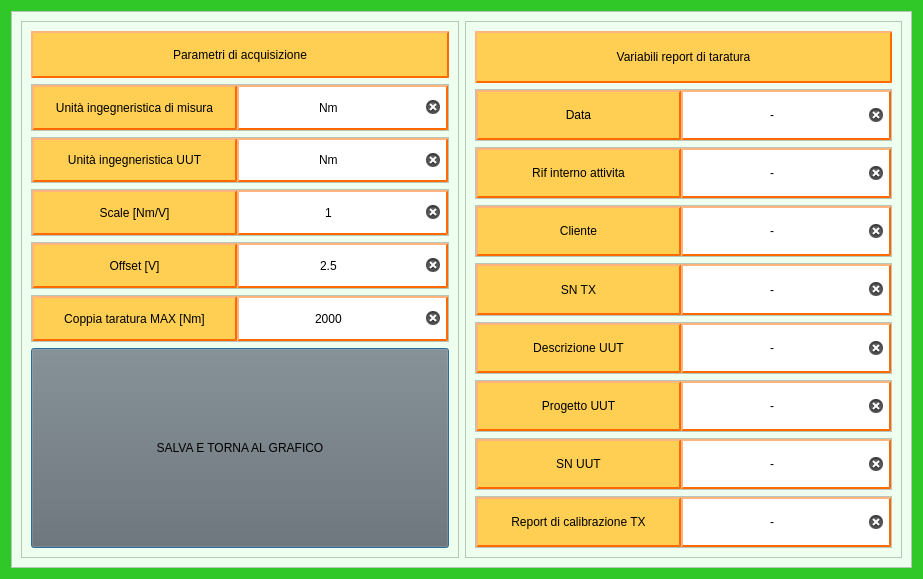
<?xml version="1.0" encoding="UTF-8"?>
<ui version="4.0">
 <class>Dialog_csv_euramet</class>
 <widget class="QDialog" name="Dialog_csv_euramet">
  <property name="geometry">
   <rect>
    <x>0</x>
    <y>0</y>
    <width>923</width>
    <height>579</height>
   </rect>
  </property>
  <property name="windowTitle">
   <string>Dialog</string>
  </property>
  <property name="styleSheet">
   <string notr="true">background-color: rgb(48, 199, 40);</string>
  </property>
  <layout class="QGridLayout" name="gridLayout">
   <item row="0" column="1">
    <widget class="QFrame" name="frame">
     <property name="styleSheet">
      <string notr="true">background-color: rgb(238, 255, 239);</string>
     </property>
     <property name="frameShape">
      <enum>QFrame::StyledPanel</enum>
     </property>
     <property name="frameShadow">
      <enum>QFrame::Raised</enum>
     </property>
     <layout class="QGridLayout" name="gridLayout_2">
      <item row="0" column="0">
       <widget class="QFrame" name="frame_2">
        <property name="frameShape">
         <enum>QFrame::StyledPanel</enum>
        </property>
        <property name="frameShadow">
         <enum>QFrame::Raised</enum>
        </property>
        <layout class="QVBoxLayout" name="verticalLayout">
         <item>
          <widget class="QLabel" name="label">
           <property name="styleSheet">
            <string notr="true">QLabel{
	background-color:rgb(255, 207, 84); 
	border-style: outset;
    border-width: 2px;
    border-color: rgb(255, 106, 0);
	border-radius: 0px;
	color: rgb(0,0,0);
}
</string>
           </property>
           <property name="text">
            <string>Parametri di acquisizione</string>
           </property>
           <property name="alignment">
            <set>Qt::AlignCenter</set>
           </property>
          </widget>
         </item>
         <item>
          <widget class="QFrame" name="frame_4">
           <property name="frameShape">
            <enum>QFrame::StyledPanel</enum>
           </property>
           <property name="frameShadow">
            <enum>QFrame::Raised</enum>
           </property>
           <layout class="QHBoxLayout" name="horizontalLayout_2">
            <property name="spacing">
             <number>0</number>
            </property>
            <property name="leftMargin">
             <number>0</number>
            </property>
            <property name="topMargin">
             <number>0</number>
            </property>
            <property name="rightMargin">
             <number>0</number>
            </property>
            <property name="bottomMargin">
             <number>0</number>
            </property>
            <item>
             <widget class="QLabel" name="label_unita_ingegneristica_di_misura">
              <property name="minimumSize">
               <size>
                <width>205</width>
                <height>0</height>
               </size>
              </property>
              <property name="styleSheet">
               <string notr="true">QLabel{
	background-color:rgb(255, 207, 84); 
	border-style: outset;
    border-width: 2px;
    border-color: rgb(255, 106, 0);
	border-radius: 0px;
	color: rgb(0,0,0);
}
</string>
              </property>
              <property name="text">
               <string>Unità ingegneristica di misura</string>
              </property>
              <property name="alignment">
               <set>Qt::AlignCenter</set>
              </property>
             </widget>
            </item>
            <item>
             <widget class="QLineEdit" name="lineEdit_unita_ingegneristica_di_misura">
              <property name="sizePolicy">
               <sizepolicy hsizetype="Expanding" vsizetype="Preferred">
                <horstretch>0</horstretch>
                <verstretch>0</verstretch>
               </sizepolicy>
              </property>
              <property name="styleSheet">
               <string notr="true">QWidget{
	background-color:rgb(255, 255, 255); 
	border-style: outset;
    border-width: 2px;
    border-color: rgb(255, 106, 0);
	border-radius: 0px;
	color: rgb(0,0,0);
}</string>
              </property>
              <property name="text">
               <string>Nm</string>
              </property>
              <property name="alignment">
               <set>Qt::AlignCenter</set>
              </property>
              <property name="clearButtonEnabled">
               <bool>true</bool>
              </property>
             </widget>
            </item>
           </layout>
          </widget>
         </item>
         <item>
          <widget class="QFrame" name="frame_5">
           <property name="frameShape">
            <enum>QFrame::StyledPanel</enum>
           </property>
           <property name="frameShadow">
            <enum>QFrame::Raised</enum>
           </property>
           <layout class="QHBoxLayout" name="horizontalLayout_3">
            <property name="spacing">
             <number>0</number>
            </property>
            <property name="leftMargin">
             <number>0</number>
            </property>
            <property name="topMargin">
             <number>0</number>
            </property>
            <property name="rightMargin">
             <number>0</number>
            </property>
            <property name="bottomMargin">
             <number>0</number>
            </property>
            <item>
             <widget class="QLabel" name="label_unita_ingegneristica_UUT">
              <property name="minimumSize">
               <size>
                <width>205</width>
                <height>0</height>
               </size>
              </property>
              <property name="styleSheet">
               <string notr="true">QLabel{
	background-color:rgb(255, 207, 84); 
	border-style: outset;
    border-width: 2px;
    border-color: rgb(255, 106, 0);
	border-radius: 0px;
	color: rgb(0,0,0);
}
</string>
              </property>
              <property name="text">
               <string>Unità ingegneristica UUT</string>
              </property>
              <property name="alignment">
               <set>Qt::AlignCenter</set>
              </property>
             </widget>
            </item>
            <item>
             <widget class="QLineEdit" name="lineEdit_unita_ingegneristica_UUT">
              <property name="sizePolicy">
               <sizepolicy hsizetype="Expanding" vsizetype="Preferred">
                <horstretch>0</horstretch>
                <verstretch>0</verstretch>
               </sizepolicy>
              </property>
              <property name="styleSheet">
               <string notr="true">QWidget{
	background-color:rgb(255, 255, 255); 
	border-style: outset;
    border-width: 2px;
    border-color: rgb(255, 106, 0);
	border-radius: 0px;
	color: rgb(0,0,0);
}</string>
              </property>
              <property name="text">
               <string>Nm</string>
              </property>
              <property name="alignment">
               <set>Qt::AlignCenter</set>
              </property>
              <property name="clearButtonEnabled">
               <bool>true</bool>
              </property>
             </widget>
            </item>
           </layout>
          </widget>
         </item>
         <item>
          <widget class="QFrame" name="frame_6">
           <property name="frameShape">
            <enum>QFrame::StyledPanel</enum>
           </property>
           <property name="frameShadow">
            <enum>QFrame::Raised</enum>
           </property>
           <layout class="QHBoxLayout" name="horizontalLayout_4">
            <property name="spacing">
             <number>0</number>
            </property>
            <property name="leftMargin">
             <number>0</number>
            </property>
            <property name="topMargin">
             <number>0</number>
            </property>
            <property name="rightMargin">
             <number>0</number>
            </property>
            <property name="bottomMargin">
             <number>0</number>
            </property>
            <item>
             <widget class="QLabel" name="label_scale">
              <property name="minimumSize">
               <size>
                <width>205</width>
                <height>0</height>
               </size>
              </property>
              <property name="styleSheet">
               <string notr="true">QLabel{
	background-color:rgb(255, 207, 84); 
	border-style: outset;
    border-width: 2px;
    border-color: rgb(255, 106, 0);
	border-radius: 0px;
	color: rgb(0,0,0);
}
</string>
              </property>
              <property name="text">
               <string>Scale [Nm/V]</string>
              </property>
              <property name="alignment">
               <set>Qt::AlignCenter</set>
              </property>
             </widget>
            </item>
            <item>
             <widget class="QLineEdit" name="lineEdit_scale">
              <property name="sizePolicy">
               <sizepolicy hsizetype="Expanding" vsizetype="Preferred">
                <horstretch>0</horstretch>
                <verstretch>0</verstretch>
               </sizepolicy>
              </property>
              <property name="styleSheet">
               <string notr="true">QWidget{
	background-color:rgb(255, 255, 255); 
	border-style: outset;
    border-width: 2px;
    border-color: rgb(255, 106, 0);
	border-radius: 0px;
	color: rgb(0,0,0);
}</string>
              </property>
              <property name="text">
               <string>1</string>
              </property>
              <property name="alignment">
               <set>Qt::AlignCenter</set>
              </property>
              <property name="clearButtonEnabled">
               <bool>true</bool>
              </property>
             </widget>
            </item>
           </layout>
          </widget>
         </item>
         <item>
          <widget class="QFrame" name="frame_7">
           <property name="frameShape">
            <enum>QFrame::StyledPanel</enum>
           </property>
           <property name="frameShadow">
            <enum>QFrame::Raised</enum>
           </property>
           <layout class="QHBoxLayout" name="horizontalLayout_5">
            <property name="spacing">
             <number>0</number>
            </property>
            <property name="leftMargin">
             <number>0</number>
            </property>
            <property name="topMargin">
             <number>0</number>
            </property>
            <property name="rightMargin">
             <number>0</number>
            </property>
            <property name="bottomMargin">
             <number>0</number>
            </property>
            <item>
             <widget class="QLabel" name="label_offset">
              <property name="minimumSize">
               <size>
                <width>205</width>
                <height>0</height>
               </size>
              </property>
              <property name="styleSheet">
               <string notr="true">QLabel{
	background-color:rgb(255, 207, 84); 
	border-style: outset;
    border-width: 2px;
    border-color: rgb(255, 106, 0);
	border-radius: 0px;
	color: rgb(0,0,0);
}
</string>
              </property>
              <property name="text">
               <string>Offset [V]</string>
              </property>
              <property name="alignment">
               <set>Qt::AlignCenter</set>
              </property>
             </widget>
            </item>
            <item>
             <widget class="QLineEdit" name="lineEdit_offset">
              <property name="sizePolicy">
               <sizepolicy hsizetype="Expanding" vsizetype="Preferred">
                <horstretch>0</horstretch>
                <verstretch>0</verstretch>
               </sizepolicy>
              </property>
              <property name="styleSheet">
               <string notr="true">QWidget{
	background-color:rgb(255, 255, 255); 
	border-style: outset;
    border-width: 2px;
    border-color: rgb(255, 106, 0);
	border-radius: 0px;
	color: rgb(0,0,0);
}</string>
              </property>
              <property name="text">
               <string>2.5</string>
              </property>
              <property name="alignment">
               <set>Qt::AlignCenter</set>
              </property>
              <property name="clearButtonEnabled">
               <bool>true</bool>
              </property>
             </widget>
            </item>
           </layout>
          </widget>
         </item>
         <item>
          <widget class="QFrame" name="frame_8">
           <property name="frameShape">
            <enum>QFrame::StyledPanel</enum>
           </property>
           <property name="frameShadow">
            <enum>QFrame::Raised</enum>
           </property>
           <layout class="QHBoxLayout" name="horizontalLayout_6">
            <property name="spacing">
             <number>0</number>
            </property>
            <property name="leftMargin">
             <number>0</number>
            </property>
            <property name="topMargin">
             <number>0</number>
            </property>
            <property name="rightMargin">
             <number>0</number>
            </property>
            <property name="bottomMargin">
             <number>0</number>
            </property>
            <item>
             <widget class="QLabel" name="label_coppia_taratura_max">
              <property name="minimumSize">
               <size>
                <width>205</width>
                <height>0</height>
               </size>
              </property>
              <property name="styleSheet">
               <string notr="true">QLabel{
	background-color:rgb(255, 207, 84); 
	border-style: outset;
    border-width: 2px;
    border-color: rgb(255, 106, 0);
	border-radius: 0px;
	color: rgb(0,0,0);
}
</string>
              </property>
              <property name="text">
               <string>Coppia taratura MAX [Nm]</string>
              </property>
              <property name="alignment">
               <set>Qt::AlignCenter</set>
              </property>
             </widget>
            </item>
            <item>
             <widget class="QLineEdit" name="lineEdit_coppia_taratura_max">
              <property name="sizePolicy">
               <sizepolicy hsizetype="Expanding" vsizetype="Preferred">
                <horstretch>0</horstretch>
                <verstretch>0</verstretch>
               </sizepolicy>
              </property>
              <property name="styleSheet">
               <string notr="true">QWidget{
	background-color:rgb(255, 255, 255); 
	border-style: outset;
    border-width: 2px;
    border-color: rgb(255, 106, 0);
	border-radius: 0px;
	color: rgb(0,0,0);
}</string>
              </property>
              <property name="text">
               <string>2000</string>
              </property>
              <property name="alignment">
               <set>Qt::AlignCenter</set>
              </property>
              <property name="clearButtonEnabled">
               <bool>true</bool>
              </property>
             </widget>
            </item>
           </layout>
          </widget>
         </item>
         <item>
          <widget class="QPushButton" name="pushButton_save_and_back">
           <property name="sizePolicy">
            <sizepolicy hsizetype="Minimum" vsizetype="Expanding">
             <horstretch>0</horstretch>
             <verstretch>0</verstretch>
            </sizepolicy>
           </property>
           <property name="maximumSize">
            <size>
             <width>16777215</width>
             <height>200</height>
            </size>
           </property>
           <property name="cursor">
            <cursorShape>PointingHandCursor</cursorShape>
           </property>
           <property name="styleSheet">
            <string notr="true">QPushButton{
	border-width: 1px;
	background-color:rgb(107, 107, 107);
	color: rgb(0, 0, 0);
}

QPushButton::pressed{
	border-width: 1px;
	background-color:rgb(56, 56, 56);
	color: rgb(0, 0, 0);


}</string>
           </property>
           <property name="text">
            <string>SALVA E TORNA AL GRAFICO</string>
           </property>
          </widget>
         </item>
        </layout>
       </widget>
      </item>
      <item row="0" column="1">
       <widget class="QFrame" name="frame_3">
        <property name="frameShape">
         <enum>QFrame::StyledPanel</enum>
        </property>
        <property name="frameShadow">
         <enum>QFrame::Raised</enum>
        </property>
        <layout class="QVBoxLayout" name="verticalLayout_2">
         <item>
          <widget class="QLabel" name="label_2">
           <property name="styleSheet">
            <string notr="true">QLabel{
	background-color:rgb(255, 207, 84); 
	border-style: outset;
    border-width: 2px;
    border-color: rgb(255, 106, 0);
	border-radius: 0px;
	color: rgb(0,0,0);
}
</string>
           </property>
           <property name="text">
            <string>Variabili report di taratura</string>
           </property>
           <property name="alignment">
            <set>Qt::AlignCenter</set>
           </property>
          </widget>
         </item>
         <item>
          <widget class="QFrame" name="frame_9">
           <property name="frameShape">
            <enum>QFrame::StyledPanel</enum>
           </property>
           <property name="frameShadow">
            <enum>QFrame::Raised</enum>
           </property>
           <layout class="QHBoxLayout" name="horizontalLayout_7">
            <property name="spacing">
             <number>0</number>
            </property>
            <property name="leftMargin">
             <number>0</number>
            </property>
            <property name="topMargin">
             <number>0</number>
            </property>
            <property name="rightMargin">
             <number>0</number>
            </property>
            <property name="bottomMargin">
             <number>0</number>
            </property>
            <item>
             <widget class="QLabel" name="label_data">
              <property name="minimumSize">
               <size>
                <width>205</width>
                <height>0</height>
               </size>
              </property>
              <property name="styleSheet">
               <string notr="true">QLabel{
	background-color:rgb(255, 207, 84); 
	border-style: outset;
    border-width: 2px;
    border-color: rgb(255, 106, 0);
	border-radius: 0px;
	color: rgb(0,0,0);
}
</string>
              </property>
              <property name="text">
               <string>Data</string>
              </property>
              <property name="alignment">
               <set>Qt::AlignCenter</set>
              </property>
             </widget>
            </item>
            <item>
             <widget class="QLineEdit" name="lineEdit_data">
              <property name="sizePolicy">
               <sizepolicy hsizetype="Expanding" vsizetype="Preferred">
                <horstretch>0</horstretch>
                <verstretch>0</verstretch>
               </sizepolicy>
              </property>
              <property name="styleSheet">
               <string notr="true">QWidget{
	background-color:rgb(255, 255, 255); 
	border-style: outset;
    border-width: 2px;
    border-color: rgb(255, 106, 0);
	border-radius: 0px;
	color: rgb(0,0,0);
}</string>
              </property>
              <property name="text">
               <string>-</string>
              </property>
              <property name="alignment">
               <set>Qt::AlignCenter</set>
              </property>
              <property name="clearButtonEnabled">
               <bool>true</bool>
              </property>
             </widget>
            </item>
           </layout>
          </widget>
         </item>
         <item>
          <widget class="QFrame" name="frame_10">
           <property name="frameShape">
            <enum>QFrame::StyledPanel</enum>
           </property>
           <property name="frameShadow">
            <enum>QFrame::Raised</enum>
           </property>
           <layout class="QHBoxLayout" name="horizontalLayout_8">
            <property name="spacing">
             <number>0</number>
            </property>
            <property name="leftMargin">
             <number>0</number>
            </property>
            <property name="topMargin">
             <number>0</number>
            </property>
            <property name="rightMargin">
             <number>0</number>
            </property>
            <property name="bottomMargin">
             <number>0</number>
            </property>
            <item>
             <widget class="QLabel" name="label_rif_interno_attivita">
              <property name="minimumSize">
               <size>
                <width>205</width>
                <height>0</height>
               </size>
              </property>
              <property name="styleSheet">
               <string notr="true">QLabel{
	background-color:rgb(255, 207, 84); 
	border-style: outset;
    border-width: 2px;
    border-color: rgb(255, 106, 0);
	border-radius: 0px;
	color: rgb(0,0,0);
}
</string>
              </property>
              <property name="text">
               <string>Rif interno attivita</string>
              </property>
              <property name="alignment">
               <set>Qt::AlignCenter</set>
              </property>
             </widget>
            </item>
            <item>
             <widget class="QLineEdit" name="lineEdit_rif_interno_attivita">
              <property name="sizePolicy">
               <sizepolicy hsizetype="Expanding" vsizetype="Preferred">
                <horstretch>0</horstretch>
                <verstretch>0</verstretch>
               </sizepolicy>
              </property>
              <property name="styleSheet">
               <string notr="true">QWidget{
	background-color:rgb(255, 255, 255); 
	border-style: outset;
    border-width: 2px;
    border-color: rgb(255, 106, 0);
	border-radius: 0px;
	color: rgb(0,0,0);
}</string>
              </property>
              <property name="text">
               <string>-</string>
              </property>
              <property name="alignment">
               <set>Qt::AlignCenter</set>
              </property>
              <property name="clearButtonEnabled">
               <bool>true</bool>
              </property>
             </widget>
            </item>
           </layout>
          </widget>
         </item>
         <item>
          <widget class="QFrame" name="frame_11">
           <property name="frameShape">
            <enum>QFrame::StyledPanel</enum>
           </property>
           <property name="frameShadow">
            <enum>QFrame::Raised</enum>
           </property>
           <layout class="QHBoxLayout" name="horizontalLayout_9">
            <property name="spacing">
             <number>0</number>
            </property>
            <property name="leftMargin">
             <number>0</number>
            </property>
            <property name="topMargin">
             <number>0</number>
            </property>
            <property name="rightMargin">
             <number>0</number>
            </property>
            <property name="bottomMargin">
             <number>0</number>
            </property>
            <item>
             <widget class="QLabel" name="label_cliente">
              <property name="minimumSize">
               <size>
                <width>205</width>
                <height>0</height>
               </size>
              </property>
              <property name="styleSheet">
               <string notr="true">QLabel{
	background-color:rgb(255, 207, 84); 
	border-style: outset;
    border-width: 2px;
    border-color: rgb(255, 106, 0);
	border-radius: 0px;
	color: rgb(0,0,0);
}
</string>
              </property>
              <property name="text">
               <string>Cliente</string>
              </property>
              <property name="alignment">
               <set>Qt::AlignCenter</set>
              </property>
             </widget>
            </item>
            <item>
             <widget class="QLineEdit" name="lineEdit_cliente">
              <property name="sizePolicy">
               <sizepolicy hsizetype="Expanding" vsizetype="Preferred">
                <horstretch>0</horstretch>
                <verstretch>0</verstretch>
               </sizepolicy>
              </property>
              <property name="styleSheet">
               <string notr="true">QWidget{
	background-color:rgb(255, 255, 255); 
	border-style: outset;
    border-width: 2px;
    border-color: rgb(255, 106, 0);
	border-radius: 0px;
	color: rgb(0,0,0);
}</string>
              </property>
              <property name="text">
               <string>-</string>
              </property>
              <property name="alignment">
               <set>Qt::AlignCenter</set>
              </property>
              <property name="clearButtonEnabled">
               <bool>true</bool>
              </property>
             </widget>
            </item>
           </layout>
          </widget>
         </item>
         <item>
          <widget class="QFrame" name="frame_12">
           <property name="frameShape">
            <enum>QFrame::StyledPanel</enum>
           </property>
           <property name="frameShadow">
            <enum>QFrame::Raised</enum>
           </property>
           <layout class="QHBoxLayout" name="horizontalLayout_10">
            <property name="spacing">
             <number>0</number>
            </property>
            <property name="leftMargin">
             <number>0</number>
            </property>
            <property name="topMargin">
             <number>0</number>
            </property>
            <property name="rightMargin">
             <number>0</number>
            </property>
            <property name="bottomMargin">
             <number>0</number>
            </property>
            <item>
             <widget class="QLabel" name="label_SN_TX">
              <property name="minimumSize">
               <size>
                <width>205</width>
                <height>0</height>
               </size>
              </property>
              <property name="styleSheet">
               <string notr="true">QLabel{
	background-color:rgb(255, 207, 84); 
	border-style: outset;
    border-width: 2px;
    border-color: rgb(255, 106, 0);
	border-radius: 0px;
	color: rgb(0,0,0);
}
</string>
              </property>
              <property name="text">
               <string>SN TX</string>
              </property>
              <property name="alignment">
               <set>Qt::AlignCenter</set>
              </property>
             </widget>
            </item>
            <item>
             <widget class="QLineEdit" name="lineEdit_SN_TX">
              <property name="sizePolicy">
               <sizepolicy hsizetype="Expanding" vsizetype="Preferred">
                <horstretch>0</horstretch>
                <verstretch>0</verstretch>
               </sizepolicy>
              </property>
              <property name="styleSheet">
               <string notr="true">QWidget{
	background-color:rgb(255, 255, 255); 
	border-style: outset;
    border-width: 2px;
    border-color: rgb(255, 106, 0);
	border-radius: 0px;
	color: rgb(0,0,0);
}</string>
              </property>
              <property name="text">
               <string>-</string>
              </property>
              <property name="alignment">
               <set>Qt::AlignCenter</set>
              </property>
              <property name="clearButtonEnabled">
               <bool>true</bool>
              </property>
             </widget>
            </item>
           </layout>
          </widget>
         </item>
         <item>
          <widget class="QFrame" name="frame_13">
           <property name="frameShape">
            <enum>QFrame::StyledPanel</enum>
           </property>
           <property name="frameShadow">
            <enum>QFrame::Raised</enum>
           </property>
           <layout class="QHBoxLayout" name="horizontalLayout_11">
            <property name="spacing">
             <number>0</number>
            </property>
            <property name="leftMargin">
             <number>0</number>
            </property>
            <property name="topMargin">
             <number>0</number>
            </property>
            <property name="rightMargin">
             <number>0</number>
            </property>
            <property name="bottomMargin">
             <number>0</number>
            </property>
            <item>
             <widget class="QLabel" name="label_descrizione_UUT">
              <property name="minimumSize">
               <size>
                <width>205</width>
                <height>0</height>
               </size>
              </property>
              <property name="styleSheet">
               <string notr="true">QLabel{
	background-color:rgb(255, 207, 84); 
	border-style: outset;
    border-width: 2px;
    border-color: rgb(255, 106, 0);
	border-radius: 0px;
	color: rgb(0,0,0);
}
</string>
              </property>
              <property name="text">
               <string>Descrizione UUT</string>
              </property>
              <property name="alignment">
               <set>Qt::AlignCenter</set>
              </property>
             </widget>
            </item>
            <item>
             <widget class="QLineEdit" name="lineEdit_descrizione_UUT">
              <property name="sizePolicy">
               <sizepolicy hsizetype="Expanding" vsizetype="Preferred">
                <horstretch>0</horstretch>
                <verstretch>0</verstretch>
               </sizepolicy>
              </property>
              <property name="styleSheet">
               <string notr="true">QWidget{
	background-color:rgb(255, 255, 255); 
	border-style: outset;
    border-width: 2px;
    border-color: rgb(255, 106, 0);
	border-radius: 0px;
	color: rgb(0,0,0);
}</string>
              </property>
              <property name="text">
               <string>-</string>
              </property>
              <property name="alignment">
               <set>Qt::AlignCenter</set>
              </property>
              <property name="clearButtonEnabled">
               <bool>true</bool>
              </property>
             </widget>
            </item>
           </layout>
          </widget>
         </item>
         <item>
          <widget class="QFrame" name="frame_14">
           <property name="frameShape">
            <enum>QFrame::StyledPanel</enum>
           </property>
           <property name="frameShadow">
            <enum>QFrame::Raised</enum>
           </property>
           <layout class="QHBoxLayout" name="horizontalLayout_12">
            <property name="spacing">
             <number>0</number>
            </property>
            <property name="leftMargin">
             <number>0</number>
            </property>
            <property name="topMargin">
             <number>0</number>
            </property>
            <property name="rightMargin">
             <number>0</number>
            </property>
            <property name="bottomMargin">
             <number>0</number>
            </property>
            <item>
             <widget class="QLabel" name="label_progetto_UUT">
              <property name="minimumSize">
               <size>
                <width>205</width>
                <height>0</height>
               </size>
              </property>
              <property name="styleSheet">
               <string notr="true">QLabel{
	background-color:rgb(255, 207, 84); 
	border-style: outset;
    border-width: 2px;
    border-color: rgb(255, 106, 0);
	border-radius: 0px;
	color: rgb(0,0,0);
}
</string>
              </property>
              <property name="text">
               <string>Progetto UUT</string>
              </property>
              <property name="alignment">
               <set>Qt::AlignCenter</set>
              </property>
             </widget>
            </item>
            <item>
             <widget class="QLineEdit" name="lineEdit_progetto_UUT">
              <property name="sizePolicy">
               <sizepolicy hsizetype="Expanding" vsizetype="Preferred">
                <horstretch>0</horstretch>
                <verstretch>0</verstretch>
               </sizepolicy>
              </property>
              <property name="styleSheet">
               <string notr="true">QWidget{
	background-color:rgb(255, 255, 255); 
	border-style: outset;
    border-width: 2px;
    border-color: rgb(255, 106, 0);
	border-radius: 0px;
	color: rgb(0,0,0);
}</string>
              </property>
              <property name="text">
               <string>-</string>
              </property>
              <property name="alignment">
               <set>Qt::AlignCenter</set>
              </property>
              <property name="clearButtonEnabled">
               <bool>true</bool>
              </property>
             </widget>
            </item>
           </layout>
          </widget>
         </item>
         <item>
          <widget class="QFrame" name="frame_15">
           <property name="frameShape">
            <enum>QFrame::StyledPanel</enum>
           </property>
           <property name="frameShadow">
            <enum>QFrame::Raised</enum>
           </property>
           <layout class="QHBoxLayout" name="horizontalLayout_13">
            <property name="spacing">
             <number>0</number>
            </property>
            <property name="leftMargin">
             <number>0</number>
            </property>
            <property name="topMargin">
             <number>0</number>
            </property>
            <property name="rightMargin">
             <number>0</number>
            </property>
            <property name="bottomMargin">
             <number>0</number>
            </property>
            <item>
             <widget class="QLabel" name="label_SN_UUT">
              <property name="minimumSize">
               <size>
                <width>205</width>
                <height>0</height>
               </size>
              </property>
              <property name="styleSheet">
               <string notr="true">QLabel{
	background-color:rgb(255, 207, 84); 
	border-style: outset;
    border-width: 2px;
    border-color: rgb(255, 106, 0);
	border-radius: 0px;
	color: rgb(0,0,0);
}
</string>
              </property>
              <property name="text">
               <string>SN UUT</string>
              </property>
              <property name="alignment">
               <set>Qt::AlignCenter</set>
              </property>
             </widget>
            </item>
            <item>
             <widget class="QLineEdit" name="lineEdit_SN_UUT">
              <property name="sizePolicy">
               <sizepolicy hsizetype="Expanding" vsizetype="Preferred">
                <horstretch>0</horstretch>
                <verstretch>0</verstretch>
               </sizepolicy>
              </property>
              <property name="styleSheet">
               <string notr="true">QWidget{
	background-color:rgb(255, 255, 255); 
	border-style: outset;
    border-width: 2px;
    border-color: rgb(255, 106, 0);
	border-radius: 0px;
	color: rgb(0,0,0);
}</string>
              </property>
              <property name="text">
               <string>-</string>
              </property>
              <property name="alignment">
               <set>Qt::AlignCenter</set>
              </property>
              <property name="clearButtonEnabled">
               <bool>true</bool>
              </property>
             </widget>
            </item>
           </layout>
          </widget>
         </item>
         <item>
          <widget class="QFrame" name="frame_16">
           <property name="frameShape">
            <enum>QFrame::StyledPanel</enum>
           </property>
           <property name="frameShadow">
            <enum>QFrame::Raised</enum>
           </property>
           <layout class="QHBoxLayout" name="horizontalLayout_14">
            <property name="spacing">
             <number>0</number>
            </property>
            <property name="leftMargin">
             <number>0</number>
            </property>
            <property name="topMargin">
             <number>0</number>
            </property>
            <property name="rightMargin">
             <number>0</number>
            </property>
            <property name="bottomMargin">
             <number>0</number>
            </property>
            <item>
             <widget class="QLabel" name="label_report_calibrazione_TX">
              <property name="minimumSize">
               <size>
                <width>205</width>
                <height>0</height>
               </size>
              </property>
              <property name="styleSheet">
               <string notr="true">QLabel{
	background-color:rgb(255, 207, 84); 
	border-style: outset;
    border-width: 2px;
    border-color: rgb(255, 106, 0);
	border-radius: 0px;
	color: rgb(0,0,0);
}
</string>
              </property>
              <property name="text">
               <string>Report di calibrazione TX</string>
              </property>
              <property name="alignment">
               <set>Qt::AlignCenter</set>
              </property>
             </widget>
            </item>
            <item>
             <widget class="QLineEdit" name="lineEdit_report_calibrazione_TX">
              <property name="sizePolicy">
               <sizepolicy hsizetype="Expanding" vsizetype="Preferred">
                <horstretch>0</horstretch>
                <verstretch>0</verstretch>
               </sizepolicy>
              </property>
              <property name="styleSheet">
               <string notr="true">QWidget{
	background-color:rgb(255, 255, 255); 
	border-style: outset;
    border-width: 2px;
    border-color: rgb(255, 106, 0);
	border-radius: 0px;
	color: rgb(0,0,0);
}</string>
              </property>
              <property name="text">
               <string>-</string>
              </property>
              <property name="alignment">
               <set>Qt::AlignCenter</set>
              </property>
              <property name="clearButtonEnabled">
               <bool>true</bool>
              </property>
             </widget>
            </item>
           </layout>
          </widget>
         </item>
        </layout>
       </widget>
      </item>
     </layout>
    </widget>
   </item>
  </layout>
 </widget>
 <resources/>
 <connections/>
</ui>
